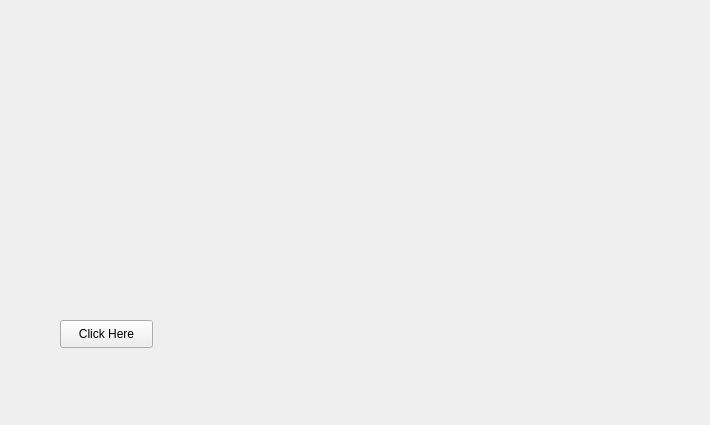
<?xml version="1.0" encoding="UTF-8"?>
<ui version="4.0">
 <class>Form</class>
 <widget class="QWidget" name="Form">
  <property name="geometry">
   <rect>
    <x>0</x>
    <y>0</y>
    <width>710</width>
    <height>425</height>
   </rect>
  </property>
  <property name="windowTitle">
   <string>PyQt5</string>
  </property>
  <widget class="QPushButton" name="pushButton">
   <property name="geometry">
    <rect>
     <x>60</x>
     <y>320</y>
     <width>93</width>
     <height>28</height>
    </rect>
   </property>
   <property name="text">
    <string>Click Here</string>
   </property>
  </widget>
 </widget>
 <resources/>
 <connections/>
</ui>
